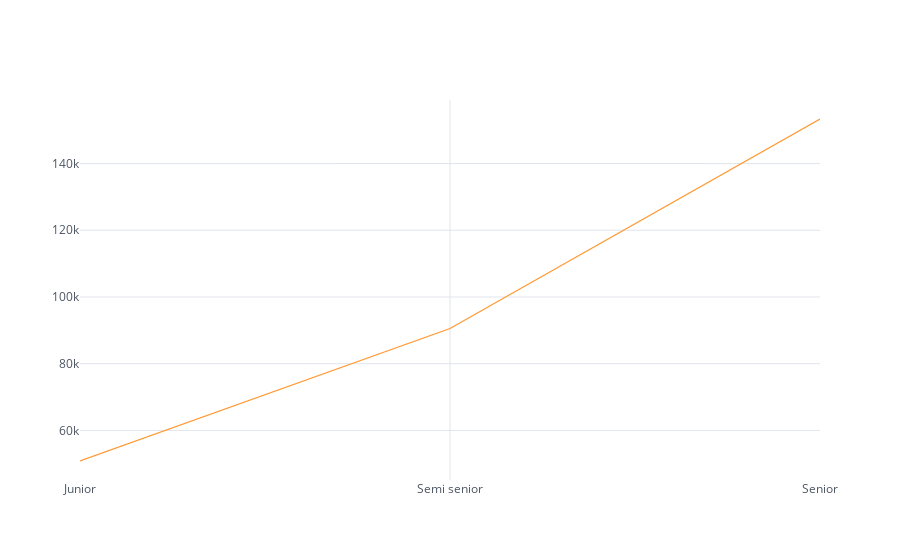

Notebook code for this chart:
### Markdown cell above
# Average salary by seniority

### Code cell
mean_salary_seniority=df.groupby('Seniority')[['Salary']]
mean_salary_seniority=round(mean_salary_seniority.mean(), 2)
mean_salary_seniority.iplot(kind='line')

### Figure 1 — Plotly figure (JSON) as saved in the notebook; plotly's stock layout.template omitted (floating-point values rounded to 4 significant figures)
{"data": [{"line": {"color": "rgba(255, 153, 51, 1.0)", "dash": "solid", "shape": "linear", "width": 1.3}, "mode": "lines", "name": "Salary", "text": "", "type": "scatter", "x": ["Junior", "Semi senior", "Senior"], "y": [50830.0, 90550.0, 153400.0]}], "layout": {"legend": {"bgcolor": "#FFFFFF", "font": {"color": "#4D5663"}}, "paper_bgcolor": "#FFFFFF", "plot_bgcolor": "#FFFFFF", "title": {"font": {"color": "#4D5663"}}, "xaxis": {"gridcolor": "#E1E5ED", "showgrid": true, "tickfont": {"color": "#4D5663"}, "title": {"font": {"color": "#4D5663"}, "text": ""}, "zerolinecolor": "#E1E5ED"}, "yaxis": {"gridcolor": "#E1E5ED", "showgrid": true, "tickfont": {"color": "#4D5663"}, "title": {"font": {"color": "#4D5663"}, "text": ""}, "zerolinecolor": "#E1E5ED"}}}
